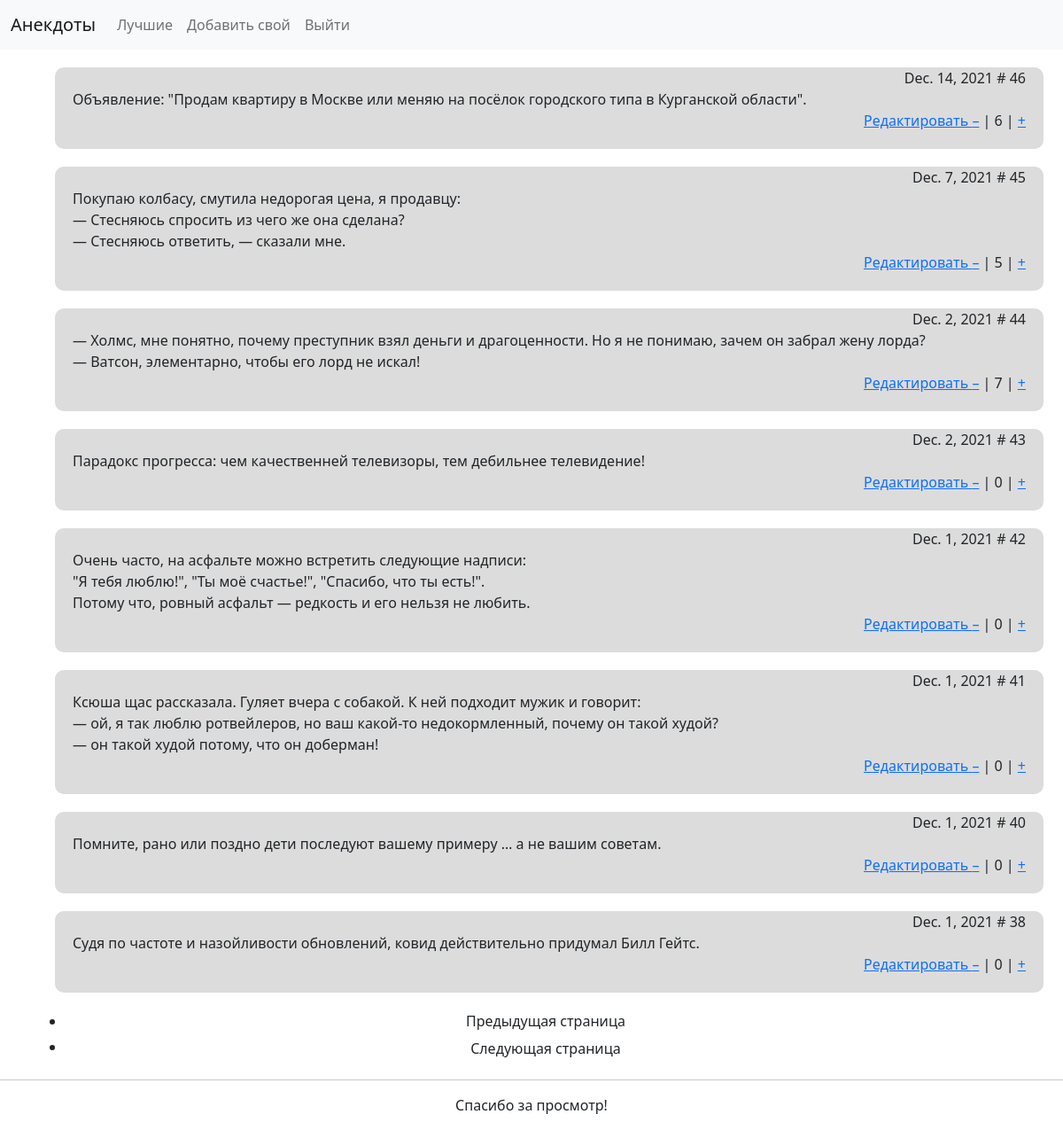
The app's page / (signed in) with its own data.
### blog/models.py (models this page shows, shortened)
class Jokes(models.Model):
    joke_text = models.TextField(
        verbose_name = "Текст шутки", max_length = 500
        )
    joke_rating = models.IntegerField(default = random.randint(1, 10))
    date_of_creation = models.DateTimeField(auto_now_add=True)

### blog/views.py (the view)
# urls.py: path('', views.index, name='index'),
def index(request):
    jokes_list = Jokes.objects.all().order_by("-id")
    paginator = Paginator(jokes_list, 8)
    page = request.GET.get('page')
    try:
        jokes_pages = paginator.page(page)
    except PageNotAnInteger:
        jokes_pages = paginator.page(1)
    template = loader.get_template('blog/index.html')
    context = {
        'jokes_pages': jokes_pages,
    }
    return HttpResponse(template.render(context, request))

### blog/templates/blog/index.html
{% extends "blog/base_bootstrap.html" %}
{% block content %}
    {% if jokes_pages %}
        <div class="flex-column">
        {% for joke in jokes_pages %}
            <div class="joke col-sm-2 col-md-6 col-lg-12">
                <div class="right-align">
                    {{ joke.date_of_creation.date }} # {{joke.id}}
                </div>
                <div>{{joke.joke_text|linebreaksbr }}</div>
                <div class="right-align">
                    <a href="{% url 'joke_update' joke.id %}">
                        Редактировать
                    </a>
                    <a href="pass" shape="None">&#8211</a>
                     | {{joke.joke_rating}} |
                     <a href="pass">+</a>
                </div>
            </div>
        {% endfor %}
        <ul class = "center">
            {% if jokes_pages.has_previous %}
                <li>
                    <a href = "?page={{ jokes_pages.previous_page_number }}" class = "btn btn-succes">
                        Предыдущая страница
                    </a>
                </li>
                {% else %}
                <li>
                    <a title = "Предыдущей страницы нет">
                        Предыдущая страница
                    </a>
                </li>
                {% endif %}
            {% if jokes_pages.has_next %}
                <li>
                    <a href = "?page={{ jokes_pages.next_page_number }}" class = "btn btn-succes">
                        Следующая страница
                    </a>
                </li>
                {% else %}
                <li>
                    <a title = "Следующей страницы нет">
                        Следующая страница
                    </a>
                </li>
                {% endif %}
        </ul>
    {% else %}
        <p>В базе данных нет анекдотов</p>
    {% endif %}
    </div>
{% endblock %}

### static/css/stylesheet.css (style rules this page uses)
.joke { background-color: #DCDCDC; margin: 20px; padding: 0px 20px 20px 20px; border-radius: 10px; }
.center { text-align: center; }
.right-align { text-align: right; }

### records on screen
Jokes: date_of_creation "Dec. 14, 2021", id "46", joke_text "Объявление: \"Продам квартиру в Москве или меняю на посёлок городского типа в Курганской области\".", joke_rating "6"
Jokes: date_of_creation "Dec. 7, 2021", id "45", joke_text "Покупаю колбасу, смутила недорогая цена, я продавцу: — Стесняюсь спросить из чего же она сделана? — Стесняюсь ответить, — сказали мне.", joke_rating "5"
Jokes: date_of_creation "Dec. 2, 2021", id "44", joke_text "— Холмс, мне понятно, почему преступник взял деньги и драгоценности. Но я не понимаю, зачем он забрал жену лорда? — Ватсон, элементарно, чтобы его лорд не искал!", joke_rating "7"
Jokes: date_of_creation "Dec. 2, 2021", id "43", joke_text "Парадокс прогресса: чем качественней телевизоры, тем дебильнее телевидение!", joke_rating "0"
Jokes: date_of_creation "Dec. 1, 2021", id "42", joke_text "Очень часто, на асфальте можно встретить следующие надписи: \"Я тебя люблю!\", \"Ты моё счастье!\", \"Спасибо, что ты есть!\". Потому что, ровный асфальт — редкость и его нельзя не любить.", joke_rating "0"
Jokes: date_of_creation "Dec. 1, 2021", id "41", joke_text "Ксюша щас рассказала. Гуляет вчера с собакой. К ней подходит мужик и говорит: — ой, я так люблю ротвейлеров, но ваш какой-то недокормленный, почему он такой худой? — он такой худой потому, что он доберман!", joke_rating "0"
Jokes: date_of_creation "Dec. 1, 2021", id "40", joke_text "Помните, рано или поздно дети последуют вашему примеру … а не вашим советам.", joke_rating "0"
Jokes: date_of_creation "Dec. 1, 2021", id "38", joke_text "Судя по частоте и назойливости обновлений, ковид действительно придумал Билл Гейтс.", joke_rating "0"
